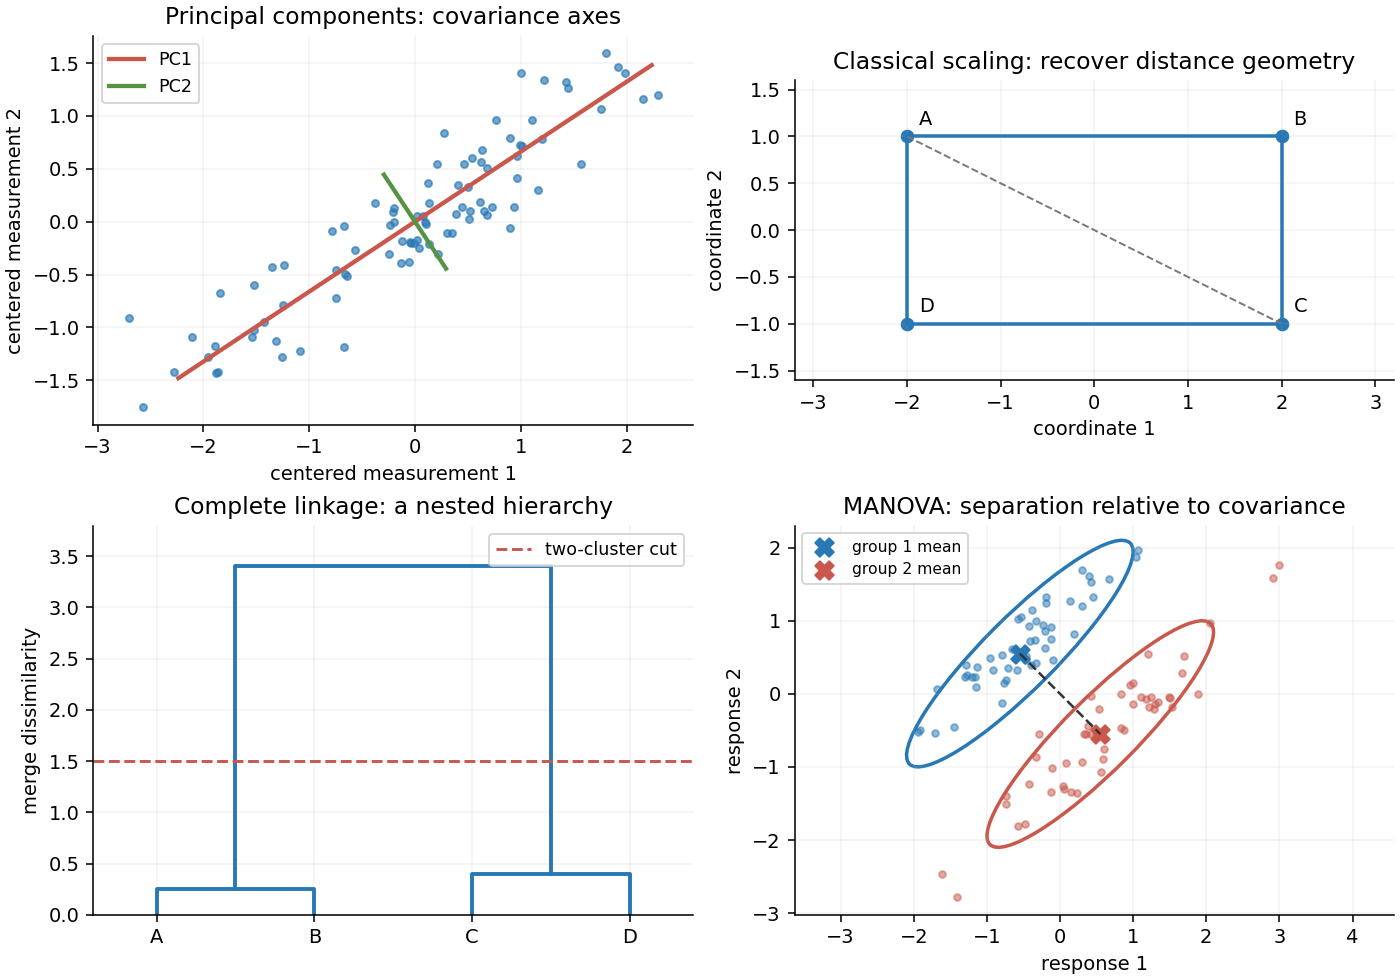

The Python source for this figure:
"""Original multivariate-method sketches.

Tested with root Python 3.14, NumPy 2.3 and Matplotlib 3.10.
Write only paper-30-multivariate-sketches.png in the caller's CWD.
The caller's MPLCONFIGDIR is respected; no cache directory is hardcoded.
"""
from pathlib import Path
import numpy as np
import matplotlib
matplotlib.use('Agg')
import matplotlib.pyplot as plt
from matplotlib.patches import Ellipse


def main():
    rng = np.random.default_rng(200130)
    fig, axes = plt.subplots(2, 2, figsize=(10, 7), constrained_layout=True)
    fig.patch.set_facecolor('white')
    blue, red = '#2878b5', '#c9574b'
    angle = np.pi / 5
    rot = np.array([[np.cos(angle), -np.sin(angle)], [np.sin(angle), np.cos(angle)]])
    points = rng.normal(size=(90, 2)) @ np.diag([1.35, .30]) @ rot.T
    points -= points.mean(axis=0)
    values, vectors = np.linalg.eigh(np.cov(points.T))
    ax = axes[0, 0]
    ax.scatter(*points.T, s=13, color=blue, alpha=.65)
    for j, (length, vector, color) in enumerate(zip(np.sqrt(values[::-1]), vectors.T[::-1], [red, '#569342']), 1):
        ends = np.array([-2, 2])[:, None] * length * vector
        ax.plot(*ends.T, color=color, lw=2.2, label=f'PC{j}')
    ax.set_title('Principal components: covariance axes')
    ax.set_aspect('equal', adjustable='datalim')
    ax.legend(fontsize=9, loc='upper left')
    ax.set_xlabel('centered measurement 1'); ax.set_ylabel('centered measurement 2')

    original = np.array([[-2., -1.], [2., -1.], [2., 1.], [-2., 1.]])
    squared = np.sum((original[:, None] - original[None, :]) ** 2, axis=2)
    J = np.eye(4) - np.ones((4, 4)) / 4
    B = -.5 * J @ squared @ J
    val, vec = np.linalg.eigh(B)
    coords = vec[:, -2:][:, ::-1] * np.sqrt(val[-2:][::-1])
    recovered = np.sum((coords[:, None] - coords[None, :]) ** 2, axis=2)
    assert np.allclose(recovered, squared)
    ax = axes[0, 1]
    order = [0, 1, 2, 3, 0]
    ax.plot(*coords[order].T, color=blue, lw=1.8)
    ax.plot(*coords[[0, 2]].T, color='#777777', ls='--', lw=1)
    ax.scatter(*coords.T, s=36, color=blue)
    for name, (x, y) in zip('ABCD', coords):
        ax.annotate(name, (x, y), xytext=(6, 6), textcoords='offset points')
    ax.set_title('Classical scaling: recover distance geometry')
    ax.set_aspect('equal', adjustable='box'); ax.margins(.3)
    ax.set_xlabel('coordinate 1'); ax.set_ylabel('coordinate 2')

    ax = axes[1, 0]
    # Complete linkage for scalar positions A=0, B=.25, C=3, D=3.4.
    # The first two merges have heights .25 and .4; the final height is 3.4.
    def merge(left, right, lower_left, lower_right, height):
        ax.plot([left, left, right, right], [lower_left, height, height, lower_right], color=blue, lw=2)
        return (left + right) / 2
    left = merge(0, 1, 0, 0, .25)
    right = merge(2, 3, 0, 0, .4)
    merge(left, right, .25, .4, 3.4)
    ax.axhline(1.5, color=red, ls='--', label='two-cluster cut')
    ax.set_xticks(range(4), ['A', 'B', 'C', 'D'])
    ax.set_ylim(0, 3.8); ax.set_xlim(-.4, 3.4)
    ax.set_title('Complete linkage: a nested hierarchy')
    ax.set_ylabel('merge dissimilarity'); ax.legend(fontsize=9)

    ax = axes[1, 1]
    cov = np.array([[.6, .54], [.54, .6]])
    ev, evec = np.linalg.eigh(cov)
    major = evec[:, 1]
    tilt = np.degrees(np.arctan2(major[1], major[0]))
    centers = np.array([[-.55, .55], [.55, -.55]])
    for name, center, color in zip(['group 1', 'group 2'], centers, [blue, red]):
        sample = rng.multivariate_normal(center, cov, size=50)
        ax.scatter(*sample.T, color=color, s=12, alpha=.5)
        ax.add_patch(Ellipse(center, 4*np.sqrt(ev[1]), 4*np.sqrt(ev[0]), angle=tilt,
                             edgecolor=color, facecolor='none', lw=1.8))
        ax.scatter(*center, color=color, marker='X', s=90, label=name+' mean')
    ax.plot(*centers.T, color='#333333', lw=1.3, ls='--')
    ax.set_title('MANOVA: separation relative to covariance')
    ax.set_aspect('equal', adjustable='datalim')
    ax.set_xlabel('response 1'); ax.set_ylabel('response 2'); ax.legend(fontsize=8)
    for ax in axes.flat:
        ax.set_facecolor('white'); ax.spines[['top', 'right']].set_visible(False)
        ax.grid(alpha=.15)
    output = Path('paper-30-multivariate-sketches.png')
    fig.savefig(output, dpi=140, facecolor='white', transparent=False)
    plt.close(fig)


if __name__ == '__main__':
    main()
